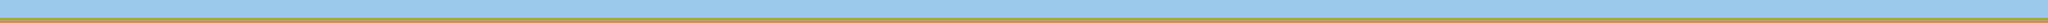

Rendered tile map (Tiled .tmx) drawn with the repository's tilesets; below, a short description and the map source with its tile grids summarised:
An orthogonal 800x9 tile map with 70x70 px tiles, 2 tile layers (sky, tiles), 2 tilesets.

<map version="1.0" orientation="orthogonal" width="800" height="9" tilewidth="70" tileheight="70">
 <tileset firstgid="1" name="sky" tilewidth="70" tileheight="70">
  <image source="../textures/blueSky.png" width="70" height="70" />
 </tileset>
 <tileset firstgid="2" name="tiles" tilewidth="70" tileheight="70">
  <image source="../textures/kennyTiles.png" width="70" height="10920" />
 </tileset>
 <layer name="sky" width="800" height="9">
  <data>[7200 cells, 7200 non-empty, 1 distinct tile ids]</data>
 </layer>
 <layer name="tiles" width="800" height="9">
  <data>[7200 cells, 1600 non-empty, 2 distinct tile ids]</data>
 </layer>
</map>
